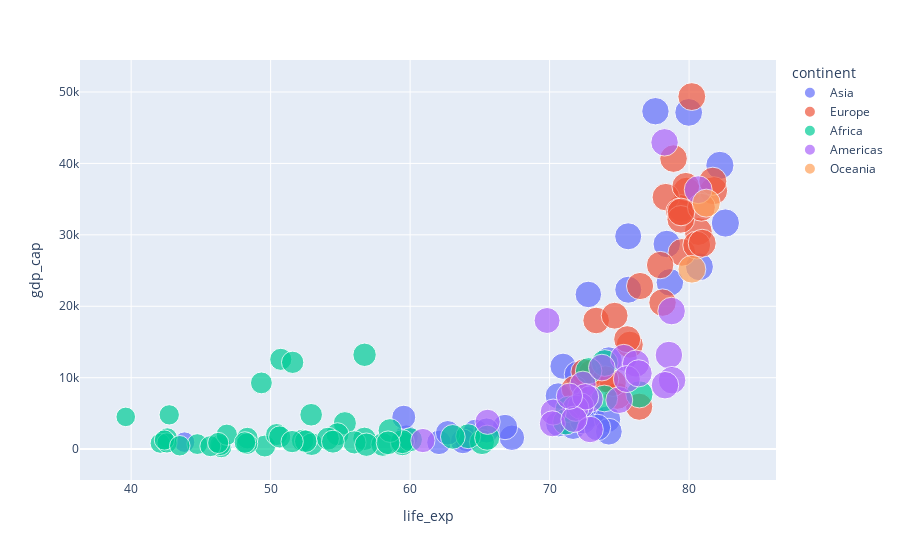

The code cell stored with this chart in its notebook:
### Markdown cell above
### The below section will be exploring the data with the support of visualisations.

### Code cell
#Scatter Plot
fig1 = px.scatter(data_frame = df, 
                 x="life_exp", 
                 y="gdp_cap", 
                 size = "life_exp",
                 color= "continent"
                 )
                
fig1.show()
